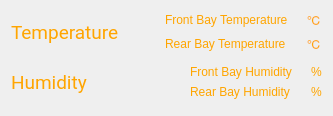
      <widget class="QWidget" name="tab_4">
       <attribute name="title">
        <string>Temp/Humidity</string>
       </attribute>
       <layout class="QVBoxLayout" name="verticalLayout_tempHumidity">
        <item>
         <layout class="QVBoxLayout" name="verticalLayout_temperatureCell">
          <item>
           <layout class="QHBoxLayout" name="horizontalLayout_temperatureHeader">
            <item>
             <widget class="QLabel" name="temperature">
              <property name="font">
               <font>
                <family>Roboto</family>
                <pointsize>14</pointsize>
               </font>
              </property>
              <property name="styleSheet">
               <string notr="true">background: transparent;
   color: orange;</string>
              </property>
              <property name="text">
               <string>Temperature</string>
              </property>
             </widget>
            </item>
            <item>
             <spacer name="horizontalSpacer_temperatureHeader">
              <property name="orientation">
               <enum>Qt::Orientation::Horizontal</enum>
              </property>
              <property name="sizeHint" stdset="0">
               <size>
                <width>40</width>
                <height>20</height>
               </size>
              </property>
             </spacer>
            </item>
            <item>
             <layout class="QGridLayout" name="gridLayout_temperatureInfo">
              <item row="0" column="0">
               <widget class="QLabel" name="front_temperature_fn">
                <property name="styleSheet">
                 <string notr="true">background: transparent;
    color: orange;</string>
                </property>
                <property name="text">
                 <string>Front Bay Temperature</string>
                </property>
               </widget>
              </item>
              <item row="0" column="1">
               <widget class="QLabel" name="front_temperature">
                <property name="styleSheet">
                 <string notr="true">background: transparent;
    color: orange;</string>
                </property>
                <property name="text">
                 <string/>
                </property>
               </widget>
              </item>
              <item row="0" column="2">
               <widget class="QLabel" name="front_temperature_u">
                <property name="styleSheet">
                 <string notr="true">background: transparent;
    color: orange;</string>
                </property>
                <property name="text">
                 <string>℃</string>
                </property>
               </widget>
              </item>
              <item row="1" column="0">
               <widget class="QLabel" name="rear_temperature_fn">
                <property name="styleSheet">
                 <string notr="true">background: transparent;
    color: orange;</string>
                </property>
                <property name="text">
                 <string>Rear Bay Temperature</string>
                </property>
               </widget>
              </item>
              <item row="1" column="1">
               <widget class="QLabel" name="rear_temperature">
                <property name="styleSheet">
                 <string notr="true">background: transparent;
    color: orange;</string>
                </property>
                <property name="text">
                 <string/>
                </property>
               </widget>
              </item>
              <item row="1" column="2">
               <widget class="QLabel" name="rear_temperature_u">
                <property name="styleSheet">
                 <string notr="true">background: transparent;
    color: orange;</string>
                </property>
                <property name="text">
                 <string>℃</string>
                </property>
               </widget>
              </item>
             </layout>
            </item>
           </layout>
          </item>
          <item>
           <widget class="QWidget" name="temperatureChartContainer" native="true">
            <property name="sizePolicy">
             <sizepolicy hsizetype="Expanding" vsizetype="Expanding">
              <horstretch>1</horstretch>
              <verstretch>1</verstretch>
             </sizepolicy>
            </property>
            <property name="layoutDirection">
             <enum>Qt::LayoutDirection::LeftToRight</enum>
            </property>
            <property name="autoFillBackground">
             <bool>false</bool>
            </property>
            <property name="styleSheet">
             <string notr="true">background: transparent;
  padding: 0px;
  margin: 0px;
  border: none;</string>
            </property>
           </widget>
          </item>
         </layout>
        </item>
        <item>
         <layout class="QVBoxLayout" name="verticalLayout_humidityCell">
          <item>
           <layout class="QHBoxLayout" name="horizontalLayout_humidityHeader">
            <item>
             <widget class="QLabel" name="humidity">
              <property name="font">
               <font>
                <family>Roboto</family>
                <pointsize>14</pointsize>
               </font>
              </property>
              <property name="styleSheet">
               <string notr="true">background: transparent;
   color: orange;</string>
              </property>
              <property name="text">
               <string>Humidity</string>
              </property>
             </widget>
            </item>
            <item>
             <spacer name="horizontalSpacer_humidityHeader">
              <property name="orientation">
               <enum>Qt::Orientation::Horizontal</enum>
              </property>
              <property name="sizeHint" stdset="0">
               <size>
                <width>40</width>
                <height>20</height>
               </size>
              </property>
             </spacer>
            </item>
            <item>
             <layout class="QGridLayout" name="gridLayout_humidityInfo">
              <item row="0" column="0">
               <widget class="QLabel" name="front_humidity_fn">
                <property name="styleSheet">
                 <string notr="true">background: transparent;
    color: orange;</string>
                </property>
                <property name="text">
                 <string>Front Bay Humidity</string>
                </property>
               </widget>
              </item>
              <item row="0" column="1">
               <widget class="QLabel" name="front_humidity">
                <property name="styleSheet">
                 <string notr="true">background: transparent;
    color: orange;</string>
                </property>
                <property name="text">
                 <string/>
                </property>
               </widget>
              </item>
              <item row="0" column="2">
               <widget class="QLabel" name="front_humidity_u">
                <property name="styleSheet">
                 <string notr="true">background: transparent;
    color: orange;</string>
                </property>
                <property name="text">
                 <string>%</string>
                </property>
               </widget>
              </item>
              <item row="1" column="0">
               <widget class="QLabel" name="rear_humidity_fn">
                <property name="styleSheet">
                 <string notr="true">background: transparent;
    color: orange;</string>
                </property>
                <property name="text">
                 <string>Rear Bay Humidity</string>
                </property>
               </widget>
              </item>
              <item row="1" column="1">
               <widget class="QLabel" name="rear_humidity">
                <property name="styleSheet">
                 <string notr="true">background: transparent;
    color: orange;</string>
                </property>
                <property name="text">
                 <string/>
                </property>
               </widget>
              </item>
              <item row="1" column="2">
               <widget class="QLabel" name="rear_humidity_u">
                <property name="styleSheet">
                 <string notr="true">background: transparent;
    color: orange;</string>
                </property>
                <property name="text">
                 <string>%</string>
                </property>
               </widget>
              </item>
             </layout>
            </item>
           </layout>
          </item>
          <item>
           <widget class="QWidget" name="humidityChartContainer" native="true">
            <property name="sizePolicy">
             <sizepolicy hsizetype="Expanding" vsizetype="Expanding">
              <horstretch>1</horstretch>
              <verstretch>1</verstretch>
             </sizepolicy>
            </property>
            <property name="styleSheet">
             <string notr="true">background: transparent;
  padding: 0px;
  margin: 0px;
  border: none;</string>
            </property>
           </widget>
          </item>
         </layout>
        </item>
       </layout>
      </widget>
